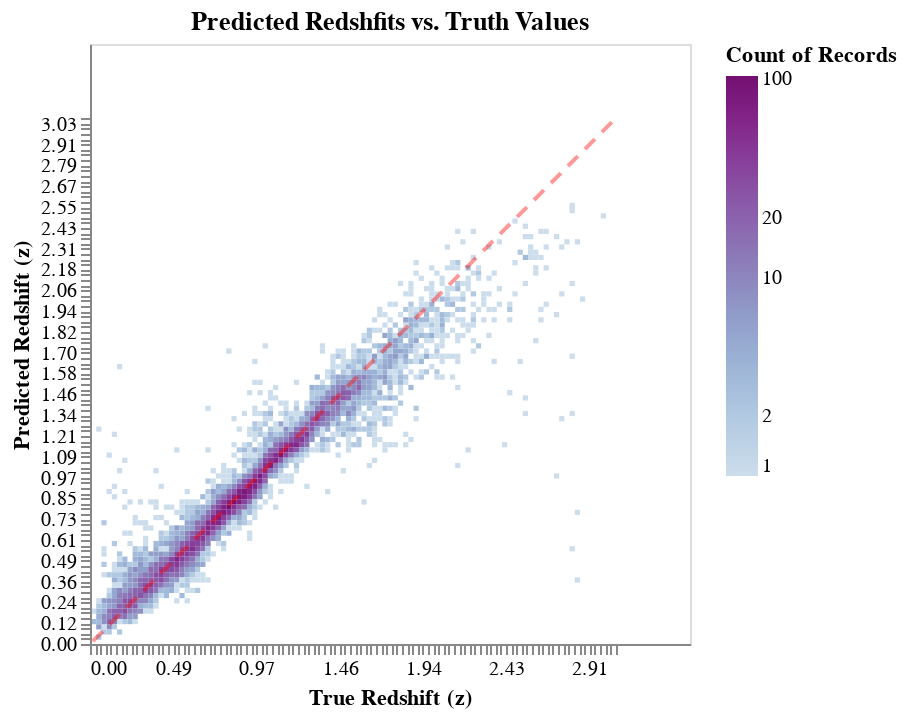

Here is the notebook cell this chart was saved with:
### Code cell
ml_pdfs = pz.randomForestTraining()
pz.predictionPlot(title="Predicted Redshfits vs. Truth Values")

### Figure 1 — Vega-Lite specification as saved in the notebook (floating-point values rounded to 4 significant figures; data arrays with more than 128 entries replaced by an {"elided": "..."} marker saying what was removed)
{"config": {"view": {"continuousWidth": 400, "continuousHeight": 300}}, "layer": [{"data": {"name": "data-6e2b9c9fb8ac9c301d69928ccc9e017b"}, "mark": "rect", "encoding": {"color": {"type": "quantitative", "aggregate": "count", "field": "true_z", "scale": {"scheme": "bluepurple", "type": "log"}}, "x": {"type": "quantitative", "axis": {"title": "True Redshift (z)"}, "bin": {"extent": [0.0163, 3.051], "step": 0.03035}, "field": "true_z"}, "y": {"type": "quantitative", "axis": {"title": "Predicted Redshift (z)"}, "bin": {"extent": [0.0163, 3.051], "step": 0.03035}, "field": "predicted"}}, "height": 300, "title": "Predicted Redshfits vs. Truth Values", "width": 300}, {"data": {"name": "data-83844df966602c79fcb01c433da76b87"}, "mark": {"type": "line", "color": "#FF0000", "opacity": 0.4, "strokeDash": [7, 5]}, "encoding": {"x": {"type": "quantitative", "field": "hor"}, "y": {"type": "quantitative", "field": "ver"}}}], "$schema": "https://vega.github.io/schema/vega-lite/v4.8.1.json", "datasets": {"data-6e2b9c9fb8ac9c301d69928ccc9e017b": {"elided": "9440 records"}, "data-83844df966602c79fcb01c433da76b87": [{"hor": 0.0163, "ver": 0.0163}, {"hor": 3.051, "ver": 3.051}]}}
